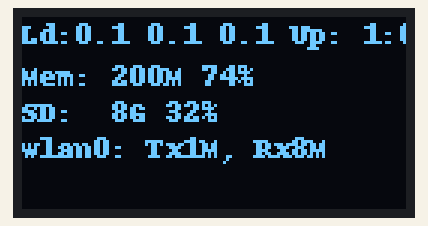
Simulated run of this program. Board: Raspberry Pi (header pin numbers). Shown: 128×64 one-colour display. The clock reads 2024-03-15 10:24:30 at power-on unless the program sets it; system figures (address, load, memory, disk, uptime) are fixed made-up values; what the program prints to the terminal is not drawn.

Above: at 0.2 s.

The program:

cpu_overload_warn_LED_BLINK.py
```python
import os
import psutil
import RPi.GPIO as GPIO
from luma.core.interface.serial import i2c
from luma.core.render import canvas
from luma.oled.device import ssd1306
from pathlib import Path
from datetime import datetime

from time import sleep

def bytes2human(n):
        """
        >>> bytes2human(10000)
        '9K'
        >>> bytes2human(100001221)
        '95M'
        """
        symbols = ('K', 'M', 'G', 'T', 'P', 'E', 'Z', 'Y')
        prefix = {}
        for i, s in enumerate(symbols):
            prefix[s] = 1 << (i + 1) * 10
        for s in reversed(symbols):
            if n >= prefix[s]:
                value = int(float(n) / prefix[s])
                return '%s%s' % (value, s)
        return f"{n}B"


def cpu_info():
    while True:
        load1, load5, load15 = psutil.getloadavg()

        cpu_usage = (load15/os.cpu_count()) * 100

        print("The CPU usage is : ", cpu_usage)
        if cpu_usage > 90:
            GPIO.setwarnings(False)
            GPIO.setmode(GPIO.BOARD)
            GPIO.setup(11, GPIO.OUT, initial=GPIO.LOW)
            GPIO.output(11, GPIO.HIGH)
            sleep(1)
            GPIO.output(11, GPIO.LOW)
            sleep(1)


def cpu_usage():
    uptime = datetime.now() - datetime.fromtimestamp(psutil.boot_time())
    av1, av2, av3 = os.getloadavg()
    return "Ld:%.1f %.1f %.1f Up: %s" \
        % (av1, av2, av3, str(uptime).split('.')[0])

def mem_usage():
    usage = psutil.virtual_memory()
    return "Mem: %s %.0f%%" \
        % (bytes2human(usage.used), 100 - usage.percent)


def disk_usage(dir):
    usage = psutil.disk_usage(dir)
    return "SD:  %s %.0f%%" \
        % (bytes2human(usage.used), usage.percent)


def network(iface):
    stat = psutil.net_io_counters(pernic=True)[iface]
    return "%s: Tx%s, Rx%s" % \
        (iface, bytes2human(stat.bytes_sent), bytes2human(stat.bytes_recv))

def stats():
    serial = i2c(port=2, address=0x3C)
    device = ssd1306(serial)

    with canvas(device) as draw:
        draw.text((0, 0), cpu_usage(), fill="white")
        if device.height >= 32:
            draw.text((0, 14), mem_usage(), fill="white")

        if device.height >= 64:
            draw.text((0, 26), disk_usage('/'), fill="white")
            try:
                draw.text((0, 38), network('wlan0'), fill="white")
            except KeyError:
                pass


def main():
    while True:

        stats()
        cpu_info()
        #time.sleep(5)


if __name__ == "__main__":
    try:
        main()
    except KeyboardInterrupt:
        pass
```
